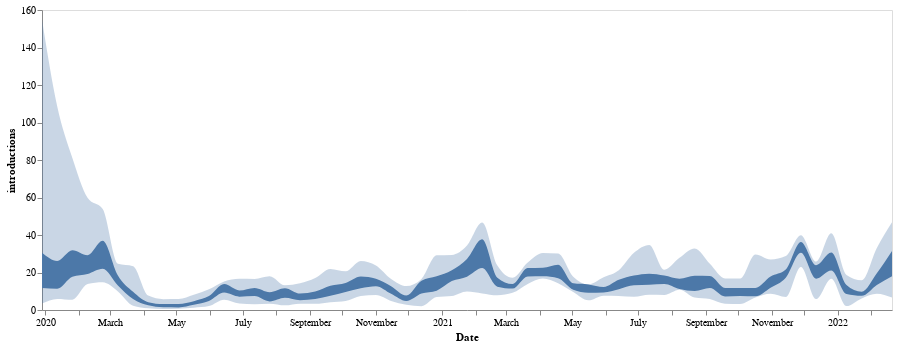

Notebook code for this chart:
### Code cell
line = alt.Chart(mr_summary).mark_area(interpolate='monotone').encode(
    alt.X('date:T', axis=alt.Axis(title="Date", grid=False)),
    alt.Y('lower_hpd_linear_50',axis=alt.Axis(title="introductions", grid=False)),
    alt.Y2('upper_hpd_linear_50' )
).properties(
    width=850,
    height=300
)

band = alt.Chart(mr_summary).mark_area(
    opacity=0.3, interpolate='monotone'
).encode(
    alt.X('date:T', axis=alt.Axis(title="Date", grid=False)),
    alt.Y('lower_hpd_linear'),
    alt.Y2('upper_hpd_linear')
).properties(
    width=850,
    height=300
)

band + line

### Figure 1 — Vega-Lite specification as saved in the notebook (floating-point values rounded to 4 significant figures)
{"config": {"view": {"continuousWidth": 400, "continuousHeight": 300}}, "layer": [{"mark": {"type": "area", "interpolate": "monotone", "opacity": 0.3}, "encoding": {"x": {"type": "temporal", "axis": {"grid": false, "title": "Date"}, "field": "date"}, "y": {"type": "quantitative", "field": "lower_hpd_linear"}, "y2": {"field": "upper_hpd_linear"}}, "height": 300, "width": 850}, {"mark": {"type": "area", "interpolate": "monotone"}, "encoding": {"x": {"type": "temporal", "axis": {"grid": false, "title": "Date"}, "field": "date"}, "y": {"type": "quantitative", "axis": {"grid": false, "title": "introductions"}, "field": "lower_hpd_linear_50"}, "y2": {"field": "upper_hpd_linear_50"}}, "height": 300, "width": 850}], "data": {"name": "data-17be8d0be825d9119508f9ceedbff763"}, "$schema": "https://vega.github.io/schema/vega-lite/v4.8.1.json", "datasets": {"data-17be8d0be825d9119508f9ceedbff763": [{"interval": "1", "mean_mr_log": 3.078, "mean_mr_linear": 21.73, "upper_hpd_log_95": 3.846, "lower_hpd_log_95": 1.903, "upper_hpd_log_50": 3.448, "lower_hpd_log_50": 2.892, "upper_hpd_linear": 46.82, "lower_hpd_linear": 6.704, "upper_hpd_linear_50": 31.43, "lower_hpd_linear_50": 18.02, "days": 14, "date": "2022-02-20"}, {"interval": "2", "mean_mr_log": 2.758, "mean_mr_linear": 15.76, "upper_hpd_log_95": 3.5, "lower_hpd_log_95": 2.166, "upper_hpd_log_50": 2.976, "lower_hpd_log_50": 2.595, "upper_hpd_linear": 33.12, "lower_hpd_linear": 8.724, "upper_hpd_linear_50": 19.62, "lower_hpd_linear_50": 13.39, "days": 28, "date": "2022-02-06"}, {"interval": "3", "mean_mr_log": 2.195, "mean_mr_linear": 8.978, "upper_hpd_log_95": 2.764, "lower_hpd_log_95": 1.824, "upper_hpd_log_50": 2.276, "lower_hpd_log_50": 2.022, "upper_hpd_linear": 15.86, "lower_hpd_linear": 6.198, "upper_hpd_linear_50": 9.741, "lower_hpd_linear_50": 7.553, "days": 42, "date": "2022-01-23"}, {"interval": "4", "mean_mr_log": 2.164, "mean_mr_linear": 8.709, "upper_hpd_log_95": 2.927, "lower_hpd_log_95": 0.7457, "upper_hpd_log_50": 2.591, "lower_hpd_log_50": 2.143, "upper_hpd_linear": 18.68, "lower_hpd_linear": 2.108, "upper_hpd_linear_50": 13.35, "lower_hpd_linear_50": 8.523, "days": 56, "date": "2022-01-09"}, {"interval": "5", "mean_mr_log": 3.269, "mean_mr_linear": 26.28, "upper_hpd_log_95": 3.71, "lower_hpd_log_95": 2.816, "upper_hpd_log_50": 3.421, "lower_hpd_log_50": 3.048, "upper_hpd_linear": 40.87, "lower_hpd_linear": 16.72, "upper_hpd_linear_50": 30.6, "lower_hpd_linear_50": 21.06, "days": 70, "date": "2021-12-26"}, {"interval": "6", "mean_mr_log": 2.808, "mean_mr_linear": 16.57, "upper_hpd_log_95": 3.251, "lower_hpd_log_95": 1.758, "upper_hpd_log_50": 3.172, "lower_hpd_log_50": 2.816, "upper_hpd_linear": 25.82, "lower_hpd_linear": 5.802, "upper_hpd_linear_50": 23.86, "lower_hpd_linear_50": 16.7, "days": 84, "date": "2021-12-12"}, {"interval": "7", "mean_mr_log": 3.489, "mean_mr_linear": 32.76, "upper_hpd_log_95": 3.687, "lower_hpd_log_95": 3.134, "upper_hpd_log_50": 3.59, "lower_hpd_log_50": 3.419, "upper_hpd_linear": 39.92, "lower_hpd_linear": 22.97, "upper_hpd_linear_50": 36.24, "lower_hpd_linear_50": 30.53, "days": 98, "date": "2021-11-28"}, {"interval": "8", "mean_mr_log": 2.853, "mean_mr_linear": 17.34, "upper_hpd_log_95": 3.36, "lower_hpd_log_95": 1.939, "upper_hpd_log_50": 3.072, "lower_hpd_log_50": 2.845, "upper_hpd_linear": 28.8, "lower_hpd_linear": 6.949, "upper_hpd_linear_50": 21.58, "lower_hpd_linear_50": 17.21, "days": 112, "date": "2021-11-14"}, {"interval": "9", "mean_mr_log": 2.648, "mean_mr_linear": 14.12, "upper_hpd_log_95": 3.294, "lower_hpd_log_95": 2.161, "upper_hpd_log_50": 2.882, "lower_hpd_log_50": 2.477, "upper_hpd_linear": 26.94, "lower_hpd_linear": 8.676, "upper_hpd_linear_50": 17.84, "lower_hpd_linear_50": 11.9, "days": 126, "date": "2021-10-31"}, {"interval": "10", "mean_mr_log": 2.535, "mean_mr_linear": 12.62, "upper_hpd_log_95": 3.387, "lower_hpd_log_95": 1.888, "upper_hpd_log_50": 2.465, "lower_hpd_log_50": 1.995, "upper_hpd_linear": 29.58, "lower_hpd_linear": 6.606, "upper_hpd_linear_50": 11.76, "lower_hpd_linear_50": 7.352, "days": 140, "date": "2021-10-17"}, {"interval": "11", "mean_mr_log": 2.074, "mean_mr_linear": 7.959, "upper_hpd_log_95": 2.822, "lower_hpd_log_95": 1.152, "upper_hpd_log_50": 2.462, "lower_hpd_log_50": 2.017, "upper_hpd_linear": 16.82, "lower_hpd_linear": 3.163, "upper_hpd_linear_50": 11.73, "lower_hpd_linear_50": 7.515, "days": 154, "date": "2021-10-03"}, {"interval": "12", "mean_mr_log": 2.025, "mean_mr_linear": 7.577, "upper_hpd_log_95": 2.825, "lower_hpd_log_95": 1.202, "upper_hpd_log_50": 2.467, "lower_hpd_log_50": 1.982, "upper_hpd_linear": 16.87, "lower_hpd_linear": 3.328, "upper_hpd_linear_50": 11.78, "lower_hpd_linear_50": 7.256, "days": 168, "date": "2021-09-19"}, {"interval": "13", "mean_mr_log": 2.595, "mean_mr_linear": 13.4, "upper_hpd_log_95": 3.206, "lower_hpd_log_95": 1.769, "upper_hpd_log_50": 2.898, "lower_hpd_log_50": 2.465, "upper_hpd_linear": 24.69, "lower_hpd_linear": 5.867, "upper_hpd_linear_50": 18.14, "lower_hpd_linear_50": 11.76, "days": 182, "date": "2021-09-05"}, {"interval": "14", "mean_mr_log": 2.714, "mean_mr_linear": 15.09, "upper_hpd_log_95": 3.491, "lower_hpd_log_95": 1.895, "upper_hpd_log_50": 2.906, "lower_hpd_log_50": 2.32, "upper_hpd_linear": 32.81, "lower_hpd_linear": 6.652, "upper_hpd_linear_50": 18.29, "lower_hpd_linear_50": 10.18, "days": 196, "date": "2021-08-22"}, {"interval": "15", "mean_mr_log": 2.785, "mean_mr_linear": 16.2, "upper_hpd_log_95": 3.325, "lower_hpd_log_95": 2.381, "upper_hpd_log_50": 2.816, "lower_hpd_log_50": 2.42, "upper_hpd_linear": 27.81, "lower_hpd_linear": 10.81, "upper_hpd_linear_50": 16.72, "lower_hpd_linear_50": 11.24, "days": 210, "date": "2021-08-08"}, {"interval": "16", "mean_mr_log": 2.668, "mean_mr_linear": 14.42, "upper_hpd_log_95": 3.065, "lower_hpd_log_95": 2.087, "upper_hpd_log_50": 2.914, "lower_hpd_log_50": 2.633, "upper_hpd_linear": 21.44, "lower_hpd_linear": 8.064, "upper_hpd_linear_50": 18.42, "lower_hpd_linear_50": 13.91, "days": 224, "date": "2021-07-25"}, {"interval": "17", "mean_mr_log": 2.814, "mean_mr_linear": 16.68, "upper_hpd_log_95": 3.547, "lower_hpd_log_95": 2.089, "upper_hpd_log_50": 2.965, "lower_hpd_log_50": 2.597, "upper_hpd_linear": 34.72, "lower_hpd_linear": 8.076, "upper_hpd_linear_50": 19.39, "lower_hpd_linear_50": 13.42, "days": 238, "date": "2021-07-11"}, {"interval": "18", "mean_mr_log": 2.8, "mean_mr_linear": 16.45, "upper_hpd_log_95": 3.418, "lower_hpd_log_95": 1.948, "upper_hpd_log_50": 2.911, "lower_hpd_log_50": 2.576, "upper_hpd_linear": 30.51, "lower_hpd_linear": 7.013, "upper_hpd_linear_50": 18.37, "lower_hpd_linear_50": 13.14, "days": 252, "date": "2021-06-27"}, {"interval": "19", "mean_mr_log": 2.573, "mean_mr_linear": 13.11, "upper_hpd_log_95": 3.055, "lower_hpd_log_95": 2.01, "upper_hpd_log_50": 2.78, "lower_hpd_log_50": 2.409, "upper_hpd_linear": 21.23, "lower_hpd_linear": 7.467, "upper_hpd_linear_50": 16.13, "lower_hpd_linear_50": 11.12, "days": 266, "date": "2021-06-13"}, {"interval": "20", "mean_mr_log": 2.394, "mean_mr_linear": 10.95, "upper_hpd_log_95": 2.862, "lower_hpd_log_95": 2.035, "upper_hpd_log_50": 2.51, "lower_hpd_log_50": 2.238, "upper_hpd_linear": 17.5, "lower_hpd_linear": 7.654, "upper_hpd_linear_50": 12.3, "lower_hpd_linear_50": 9.373, "days": 280, "date": "2021-05-30"}, {"interval": "21", "mean_mr_log": 2.227, "mean_mr_linear": 9.274, "upper_hpd_log_95": 2.616, "lower_hpd_log_95": 1.648, "upper_hpd_log_50": 2.613, "lower_hpd_log_50": 2.219, "upper_hpd_linear": 13.68, "lower_hpd_linear": 5.195, "upper_hpd_linear_50": 13.64, "lower_hpd_linear_50": 9.199, "days": 294, "date": "2021-05-16"}, {"interval": "22", "mean_mr_log": 2.547, "mean_mr_linear": 12.76, "upper_hpd_log_95": 2.877, "lower_hpd_log_95": 2.265, "upper_hpd_log_50": 2.655, "lower_hpd_log_50": 2.381, "upper_hpd_linear": 17.76, "lower_hpd_linear": 9.632, "upper_hpd_linear_50": 14.23, "lower_hpd_linear_50": 10.81, "days": 308, "date": "2021-05-02"}, {"interval": "23", "mean_mr_log": 3.028, "mean_mr_linear": 20.65, "upper_hpd_log_95": 3.404, "lower_hpd_log_95": 2.661, "upper_hpd_log_50": 3.185, "lower_hpd_log_50": 2.833, "upper_hpd_linear": 30.09, "lower_hpd_linear": 14.31, "upper_hpd_linear_50": 24.16, "lower_hpd_linear_50": 16.99, "days": 322, "date": "2021-04-18"}, {"interval": "24", "mean_mr_log": 3.059, "mean_mr_linear": 21.31, "upper_hpd_log_95": 3.413, "lower_hpd_log_95": 2.823, "upper_hpd_log_50": 3.116, "lower_hpd_log_50": 2.889, "upper_hpd_linear": 30.36, "lower_hpd_linear": 16.83, "upper_hpd_linear_50": 22.56, "lower_hpd_linear_50": 17.98, "days": 336, "date": "2021-04-04"}, {"interval": "25", "mean_mr_log": 2.997, "mean_mr_linear": 20.02, "upper_hpd_log_95": 3.231, "lower_hpd_log_95": 2.633, "upper_hpd_log_50": 3.108, "lower_hpd_log_50": 2.886, "upper_hpd_linear": 25.3, "lower_hpd_linear": 13.91, "upper_hpd_linear_50": 22.38, "lower_hpd_linear_50": 17.92, "days": 350, "date": "2021-03-21"}, {"interval": "26", "mean_mr_log": 2.555, "mean_mr_linear": 12.87, "upper_hpd_log_95": 2.843, "lower_hpd_log_95": 2.213, "upper_hpd_log_50": 2.627, "lower_hpd_log_50": 2.435, "upper_hpd_linear": 17.17, "lower_hpd_linear": 9.142, "upper_hpd_linear_50": 13.84, "lower_hpd_linear_50": 11.41, "days": 364, "date": "2021-03-07"}, {"interval": "27", "mean_mr_log": 2.555, "mean_mr_linear": 12.88, "upper_hpd_log_95": 3.165, "lower_hpd_log_95": 2.062, "upper_hpd_log_50": 2.848, "lower_hpd_log_50": 2.522, "upper_hpd_linear": 23.68, "lower_hpd_linear": 7.858, "upper_hpd_linear_50": 17.25, "lower_hpd_linear_50": 12.46, "days": 378, "date": "2021-02-21"}, {"interval": "28", "mean_mr_log": 2.997, "mean_mr_linear": 20.02, "upper_hpd_log_95": 3.843, "lower_hpd_log_95": 2.178, "upper_hpd_log_50": 3.63, "lower_hpd_log_50": 3.106, "upper_hpd_linear": 46.69, "lower_hpd_linear": 8.83, "upper_hpd_linear_50": 37.73, "lower_hpd_linear_50": 22.34, "days": 392, "date": "2021-02-07"}, {"interval": "29", "mean_mr_log": 2.894, "mean_mr_linear": 18.06, "upper_hpd_log_95": 3.539, "lower_hpd_log_95": 2.287, "upper_hpd_log_50": 3.304, "lower_hpd_log_50": 2.877, "upper_hpd_linear": 34.42, "lower_hpd_linear": 9.841, "upper_hpd_linear_50": 27.22, "lower_hpd_linear_50": 17.76, "days": 406, "date": "2021-01-24"}, {"interval": "30", "mean_mr_log": 2.881, "mean_mr_linear": 17.83, "upper_hpd_log_95": 3.38, "lower_hpd_log_95": 2.006, "upper_hpd_log_50": 3.052, "lower_hpd_log_50": 2.734, "upper_hpd_linear": 29.38, "lower_hpd_linear": 7.432, "upper_hpd_linear_50": 21.16, "lower_hpd_linear_50": 15.4, "days": 420, "date": "2021-01-10"}, {"interval": "31", "mean_mr_log": 2.704, "mean_mr_linear": 14.93, "upper_hpd_log_95": 3.372, "lower_hpd_log_95": 1.93, "upper_hpd_log_50": 2.89, "lower_hpd_log_50": 2.333, "upper_hpd_linear": 29.14, "lower_hpd_linear": 6.886, "upper_hpd_linear_50": 17.99, "lower_hpd_linear_50": 10.31, "days": 434, "date": "2020-12-27"}, {"interval": "32", "mean_mr_log": 2.162, "mean_mr_linear": 8.688, "upper_hpd_log_95": 2.809, "lower_hpd_log_95": 0.7136, "upper_hpd_log_50": 2.744, "lower_hpd_log_50": 2.172, "upper_hpd_linear": 16.6, "lower_hpd_linear": 2.041, "upper_hpd_linear_50": 15.55, "lower_hpd_linear_50": 8.776, "days": 448, "date": "2020-12-13"}, {"interval": "33", "mean_mr_log": 1.825, "mean_mr_linear": 6.202, "upper_hpd_log_95": 2.548, "lower_hpd_log_95": 1.033, "upper_hpd_log_50": 2.039, "lower_hpd_log_50": 1.566, "upper_hpd_linear": 12.78, "lower_hpd_linear": 2.809, "upper_hpd_linear_50": 7.685, "lower_hpd_linear_50": 4.786, "days": 462, "date": "2020-11-29"}, {"interval": "34", "mean_mr_log": 2.285, "mean_mr_linear": 9.828, "upper_hpd_log_95": 2.806, "lower_hpd_log_95": 1.58, "upper_hpd_log_50": 2.541, "lower_hpd_log_50": 2.156, "upper_hpd_linear": 16.55, "lower_hpd_linear": 4.856, "upper_hpd_linear_50": 12.69, "lower_hpd_linear_50": 8.639, "days": 476, "date": "2020-11-15"}, {"interval": "35", "mean_mr_log": 2.743, "mean_mr_linear": 15.53, "upper_hpd_log_95": 3.169, "lower_hpd_log_95": 2.083, "upper_hpd_log_50": 2.816, "lower_hpd_log_50": 2.542, "upper_hpd_linear": 23.78, "lower_hpd_linear": 8.031, "upper_hpd_linear_50": 16.71, "lower_hpd_linear_50": 12.7, "days": 490, "date": "2020-11-01"}, {"interval": "36", "mean_mr_log": 2.63, "mean_mr_linear": 13.88, "upper_hpd_log_95": 3.265, "lower_hpd_log_95": 2.019, "upper_hpd_log_50": 2.881, "lower_hpd_log_50": 2.451, "upper_hpd_linear": 26.18, "lower_hpd_linear": 7.528, "upper_hpd_linear_50": 17.84, "lower_hpd_linear_50": 11.6, "days": 504, "date": "2020-10-18"}, {"interval": "37", "mean_mr_log": 2.335, "mean_mr_linear": 10.33, "upper_hpd_log_95": 3.026, "lower_hpd_log_95": 1.575, "upper_hpd_log_50": 2.664, "lower_hpd_log_50": 2.26, "upper_hpd_linear": 20.62, "lower_hpd_linear": 4.83, "upper_hpd_linear_50": 14.36, "lower_hpd_linear_50": 9.58, "days": 518, "date": "2020-10-04"}, {"interval": "38", "mean_mr_log": 2.166, "mean_mr_linear": 8.725, "upper_hpd_log_95": 3.087, "lower_hpd_log_95": 1.428, "upper_hpd_log_50": 2.556, "lower_hpd_log_50": 2.021, "upper_hpd_linear": 21.9, "lower_hpd_linear": 4.171, "upper_hpd_linear_50": 12.89, "lower_hpd_linear_50": 7.546, "days": 532, "date": "2020-09-20"}, {"interval": "39", "mean_mr_log": 2.068, "mean_mr_linear": 7.911, "upper_hpd_log_95": 2.837, "lower_hpd_log_95": 1.199, "upper_hpd_log_50": 2.284, "lower_hpd_log_50": 1.763, "upper_hpd_linear": 17.06, "lower_hpd_linear": 3.316, "upper_hpd_linear_50": 9.812, "lower_hpd_linear_50": 5.83, "days": 546, "date": "2020-09-06"}, {"interval": "40", "mean_mr_log": 2.028, "mean_mr_linear": 7.598, "upper_hpd_log_95": 2.657, "lower_hpd_log_95": 1.219, "upper_hpd_log_50": 2.171, "lower_hpd_log_50": 1.661, "upper_hpd_linear": 14.26, "lower_hpd_linear": 3.384, "upper_hpd_linear_50": 8.77, "lower_hpd_linear_50": 5.264, "days": 560, "date": "2020-08-23"}, {"interval": "41", "mean_mr_log": 1.924, "mean_mr_linear": 6.847, "upper_hpd_log_95": 2.579, "lower_hpd_log_95": 0.9214, "upper_hpd_log_50": 2.455, "lower_hpd_log_50": 1.875, "upper_hpd_linear": 13.19, "lower_hpd_linear": 2.513, "upper_hpd_linear_50": 11.65, "lower_hpd_linear_50": 6.518, "days": 574, "date": "2020-08-09"}, {"interval": "42", "mean_mr_log": 2.009, "mean_mr_linear": 7.455, "upper_hpd_log_95": 2.892, "lower_hpd_log_95": 1.222, "upper_hpd_log_50": 2.254, "lower_hpd_log_50": 1.52, "upper_hpd_linear": 18.02, "lower_hpd_linear": 3.395, "upper_hpd_linear_50": 9.522, "lower_hpd_linear_50": 4.574, "days": 588, "date": "2020-07-26"}, {"interval": "43", "mean_mr_log": 2.065, "mean_mr_linear": 7.882, "upper_hpd_log_95": 2.809, "lower_hpd_log_95": 1.125, "upper_hpd_log_50": 2.466, "lower_hpd_log_50": 2.005, "upper_hpd_linear": 16.6, "lower_hpd_linear": 3.082, "upper_hpd_linear_50": 11.77, "lower_hpd_linear_50": 7.427, "days": 602, "date": "2020-07-12"}, {"interval": "44", "mean_mr_log": 2.154, "mean_mr_linear": 8.617, "upper_hpd_log_95": 2.81, "lower_hpd_log_95": 1.241, "upper_hpd_log_50": 2.344, "lower_hpd_log_50": 1.964, "upper_hpd_linear": 16.61, "lower_hpd_linear": 3.458, "upper_hpd_linear_50": 10.42, "lower_hpd_linear_50": 7.127, "days": 616, "date": "2020-06-28"}, {"interval": "45", "mean_mr_log": 2.256, "mean_mr_linear": 9.542, "upper_hpd_log_95": 2.725, "lower_hpd_log_95": 1.698, "upper_hpd_log_50": 2.625, "lower_hpd_log_50": 2.228, "upper_hpd_linear": 15.26, "lower_hpd_linear": 5.461, "upper_hpd_linear_50": 13.8, "lower_hpd_linear_50": 9.28, "days": 630, "date": "2020-06-14"}, {"interval": "46", "mean_mr_log": 1.828, "mean_mr_linear": 6.223, "upper_hpd_log_95": 2.401, "lower_hpd_log_95": 0.7313, "upper_hpd_log_50": 2.005, "lower_hpd_log_50": 1.573, "upper_hpd_linear": 11.03, "lower_hpd_linear": 2.078, "upper_hpd_linear_50": 7.425, "lower_hpd_linear_50": 4.822, "days": 644, "date": "2020-05-31"}, {"interval": "47", "mean_mr_log": 1.297, "mean_mr_linear": 3.66, "upper_hpd_log_95": 2.091, "lower_hpd_log_95": 0.1951, "upper_hpd_log_50": 1.555, "lower_hpd_log_50": 1.009, "upper_hpd_linear": 8.091, "lower_hpd_linear": 1.215, "upper_hpd_linear_50": 4.733, "lower_hpd_linear_50": 2.744, "days": 658, "date": "2020-05-17"}, {"interval": "48", "mean_mr_log": 0.799, "mean_mr_linear": 2.223, "upper_hpd_log_95": 1.761, "lower_hpd_log_95": -0.3114, "upper_hpd_log_50": 1.18, "lower_hpd_log_50": 0.3223, "upper_hpd_linear": 5.821, "lower_hpd_linear": 0.7324, "upper_hpd_linear_50": 3.253, "lower_hpd_linear_50": 1.38, "days": 672, "date": "2020-05-03"}, {"interval": "49", "mean_mr_log": 0.7502, "mean_mr_linear": 2.117, "upper_hpd_log_95": 1.757, "lower_hpd_log_95": -0.7478, "upper_hpd_log_50": 1.148, "lower_hpd_log_50": 0.3713, "upper_hpd_linear": 5.795, "lower_hpd_linear": 0.4734, "upper_hpd_linear_50": 3.153, "lower_hpd_linear_50": 1.45, "days": 686, "date": "2020-04-19"}, {"interval": "50", "mean_mr_log": 0.9848, "mean_mr_linear": 2.677, "upper_hpd_log_95": 2.039, "lower_hpd_log_95": -0.1168, "upper_hpd_log_50": 1.429, "lower_hpd_log_50": 0.919, "upper_hpd_linear": 7.682, "lower_hpd_linear": 0.8897, "upper_hpd_linear_50": 4.174, "lower_hpd_linear_50": 2.507, "days": 700, "date": "2020-04-05"}, {"interval": "51", "mean_mr_log": 1.947, "mean_mr_linear": 7.008, "upper_hpd_log_95": 3.152, "lower_hpd_log_95": 0.8088, "upper_hpd_log_50": 2.274, "lower_hpd_log_50": 1.767, "upper_hpd_linear": 23.39, "lower_hpd_linear": 2.245, "upper_hpd_linear_50": 9.714, "lower_hpd_linear_50": 5.855, "days": 714, "date": "2020-03-22"}, {"interval": "52", "mean_mr_log": 2.758, "mean_mr_linear": 15.76, "upper_hpd_log_95": 3.206, "lower_hpd_log_95": 2.29, "upper_hpd_log_50": 2.914, "lower_hpd_log_50": 2.568, "upper_hpd_linear": 24.68, "lower_hpd_linear": 9.872, "upper_hpd_linear_50": 18.43, "lower_hpd_linear_50": 13.05, "days": 728, "date": "2020-03-08"}, {"interval": "53", "mean_mr_log": 3.398, "mean_mr_linear": 29.92, "upper_hpd_log_95": 3.986, "lower_hpd_log_95": 2.691, "upper_hpd_log_50": 3.608, "lower_hpd_log_50": 3.09, "upper_hpd_linear": 53.84, "lower_hpd_linear": 14.74, "upper_hpd_linear_50": 36.9, "lower_hpd_linear_50": 21.99, "days": 742, "date": "2020-02-23"}, {"interval": "54", "mean_mr_log": 3.239, "mean_mr_linear": 25.5, "upper_hpd_log_95": 4.093, "lower_hpd_log_95": 2.626, "upper_hpd_log_50": 3.375, "lower_hpd_log_50": 2.955, "upper_hpd_linear": 59.92, "lower_hpd_linear": 13.82, "upper_hpd_linear_50": 29.22, "lower_hpd_linear_50": 19.19, "days": 756, "date": "2020-02-09"}, {"interval": "55", "mean_mr_log": 3.046, "mean_mr_linear": 21.02, "upper_hpd_log_95": 4.396, "lower_hpd_log_95": 1.704, "upper_hpd_log_50": 3.461, "lower_hpd_log_50": 2.874, "upper_hpd_linear": 81.11, "lower_hpd_linear": 5.494, "upper_hpd_linear_50": 31.86, "lower_hpd_linear_50": 17.71, "days": 770, "date": "2020-01-26"}, {"interval": "56", "mean_mr_log": 3.124, "mean_mr_linear": 22.74, "upper_hpd_log_95": 4.689, "lower_hpd_log_95": 1.774, "upper_hpd_log_50": 3.263, "lower_hpd_log_50": 2.425, "upper_hpd_linear": 108.7, "lower_hpd_linear": 5.895, "upper_hpd_linear_50": 26.13, "lower_hpd_linear_50": 11.31, "days": 784, "date": "2020-01-12"}, {"interval": "57", "mean_mr_log": 3.22, "mean_mr_linear": 25.04, "upper_hpd_log_95": 5.043, "lower_hpd_log_95": 1.231, "upper_hpd_log_50": 3.417, "lower_hpd_log_50": 2.457, "upper_hpd_linear": 154.9, "lower_hpd_linear": 3.426, "upper_hpd_linear_50": 30.47, "lower_hpd_linear_50": 11.67, "days": 798, "date": "2019-12-29"}]}}
